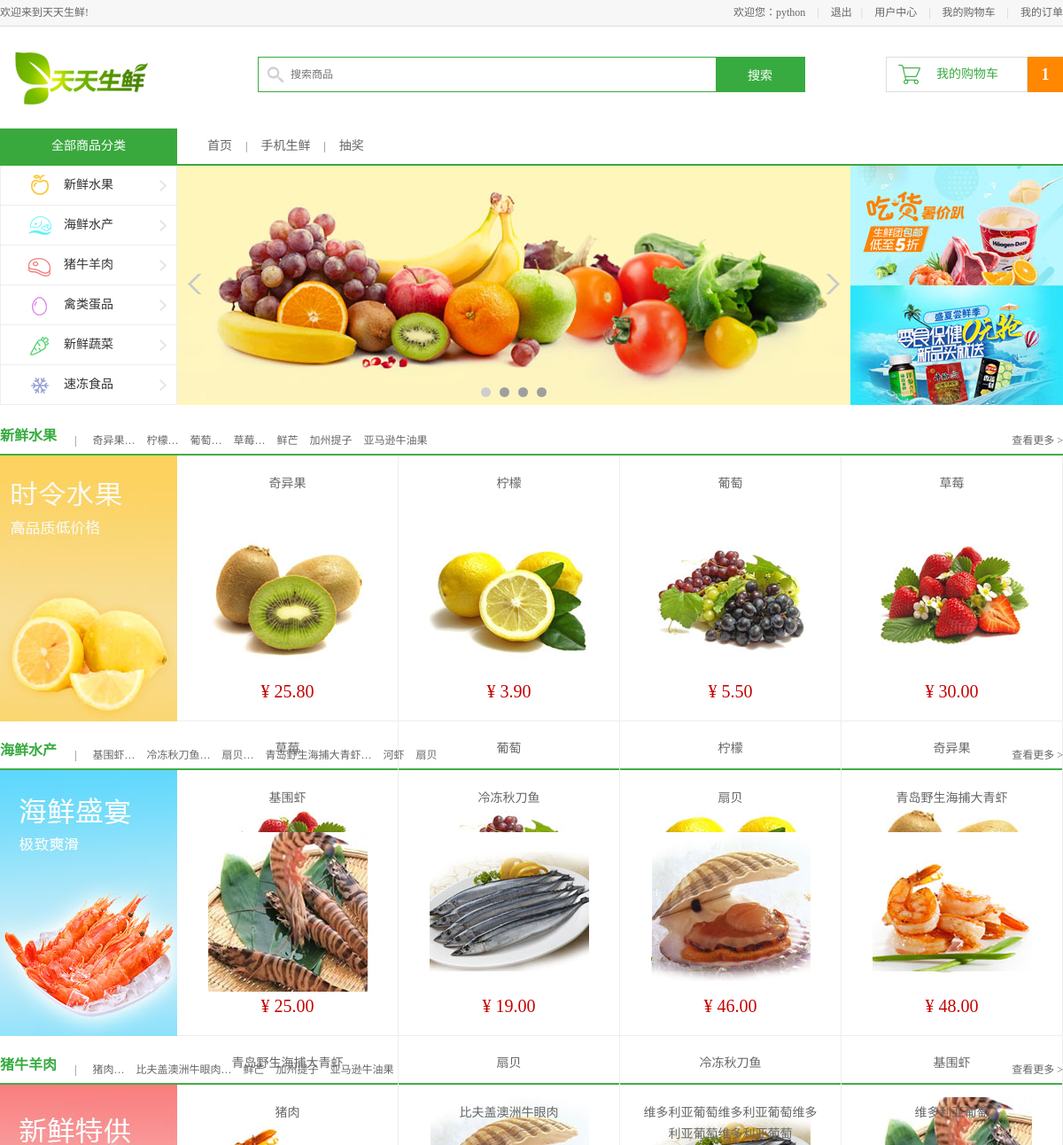
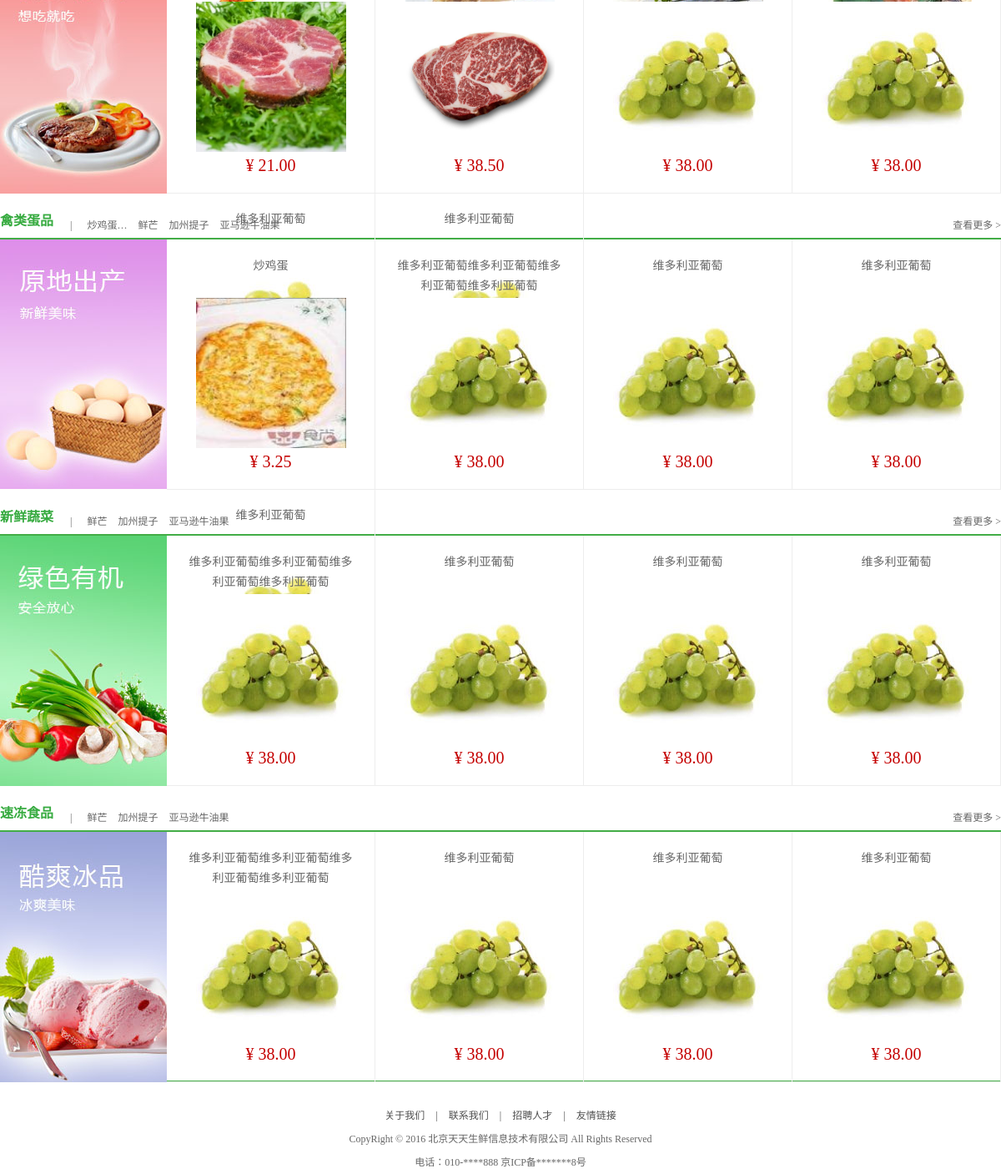
Page /index/ (signed in) on the committed database (2 pictures, top to bottom).
### goods/models.py (models this page shows, shortened)
class GoodInfo(models.Model):
    gtitle = models.CharField(max_length=32)
    gpic = models.ImageField(upload_to='image/goods') # upload_to是什么？
    gprice = models.DecimalField(max_digits=6,decimal_places=2)
    guntil = models.CharField(max_length=10,default='500g')
    isDelete = models.BooleanField(default=0)
    gclick = models.IntegerField(default=0)
    gintroduction = models.CharField(max_length= 250)
    stock = models.IntegerField(default=0)
    gcontent = models.TextField(blank=True)
    gadv = models.BooleanField(default=0)
    gtype = models.ForeignKey('GoodTypeInfo',on_delete=models.CASCADE)

### dailyfresh/views.py (the view)
# urls.py: path('index/',views.index),
def index(request):
    goodtypes = GoodTypeInfo.objects.all()
    typeone = goodtypes[0].goodinfo_set.order_by('-id')[0:4]
    typeone_h = goodtypes[0].goodinfo_set.order_by('-gclick')[0:4]
    typetwo = goodtypes[1].goodinfo_set.order_by('-id')[0:4]
    typetwo_h = goodtypes[1].goodinfo_set.order_by('-gclick')[0:4]
    typethree = goodtypes[2].goodinfo_set.order_by('-id')[0:4]
    typethree_h = goodtypes[2].goodinfo_set.order_by('-gclick')[0:4]
    typefour = goodtypes[3].goodinfo_set.order_by('-id')[0:4]
    typefour_h = goodtypes[3].goodinfo_set.order_by('-gclick')[0:4]
    typefive = goodtypes[3].goodinfo_set.order_by('-id')[0:4]
    typefive_h = goodtypes[3].goodinfo_set.order_by('-gclick')[0:4]
    typesix = goodtypes[3].goodinfo_set.order_by('-id')[0:4]
    typesix_h = goodtypes[3].goodinfo_set.order_by('-gclick')[0:4]
    context = {'title':'首页','locals':locals(),'t1':typeone,'t1h':typeone_h,'t2':typetwo,'t2h':typetwo_h,
               't3':typethree,'t3h':typethree_h,'t4':typefour,'t4h':typefour_h,'th5':typefive,
               'th5h':typefive_h,'th6':typesix_h,
               }
    return render(request, 'goods/index.html', context)

### templates/goods/index.html (shortened to what this page needs)
{% extends 'base_goods.html' %}
{% block main_con %}
    <div class="navbar_con">
		<div class="navbar">
			<h1 class="fl">全部商品分类</h1>
			<ul class="navlist fl">
				<li><a href="">首页</a></li>
				<li class="interval">|</li>
				<li><a href="">手机生鲜</a></li>
				<li class="interval">|</li>
				<li><a href="">抽奖</a></li>
			</ul>
		</div>
	</div>
	<div class="center_con clearfix">
		<ul class="subnav fl">
			<li><a href="#model01" class="fruit">新鲜水果</a></li>
			<li><a href="#model02" class="seafood">海鲜水产</a></li>
			<li><a href="#model03" class="meet">猪牛羊肉</a></li>
			<li><a href="#model04" class="egg">禽类蛋品</a></li>
			<li><a href="#model05" class="vegetables">新鲜蔬菜</a></li>
			<li><a href="#model06" class="ice">速冻食品</a></li>
		</ul>
		<div class="slide fl">
			<ul class="slide_pics">
				<li><img src="/static/images/slide.jpg" alt="幻灯片"></li>
			</ul>
			<div class="prev"></div>
			<div class="next"></div>
			<ul class="points"></ul>
		</div>
		<div class="adv fl">
			<a href="#"><img src="/static/images/adv01.jpg"></a>
			<a href="#"><img src="/static/images/adv02.jpg"></a>
		</div>
	</div>
	<div class="list_model">
		<div class="list_title clearfix">
			<h3 class="fl" id="model01">新鲜水果</h3>
			<div class="subtitle fl">
				<span>|</span>
                {% for g in t1 %}
                    <a href="/good/{{ g.id }}/">{{ g.gtitle|slice:'10' }}…</a>
                {% endfor %}
				<a href="#">鲜芒</a>
				<a href="#">加州提子</a>
				<a href="#">亚马逊牛油果</a>
			</div>
			<a href="#" class="goods_more fr" id="fruit_more">查看更多 ></a>
		</div>
		<div class="goods_con clearfix">
			<div class="goods_banner fl"><img src="/static/images/banner01.jpg"></div>
			<ul class="goods_list fl">
                {% for g in t1 %}
                    <li>
                        <h4><a href="/goods/{{ g.id }}/">{{ g.gtitle }}</a></h4>
                        <a href="#"><img src="/static/{{ g.gpic }}/" alt="{{ g.gtitle }}"></a>
                        <div class="prize">¥ {{ g.gprice }}</div>
                    </li>
                {% endfor %}
				<li>
					<h4><a href="#">草莓</a></h4>
					<a href="#"><img src="/static/images/goods/goods003.jpg"></a>
					<div class="prize">¥ 30.00</div>
				</li>
				<li>
					<h4><a href="#">葡萄</a></h4>
					<a href="#"><img src="/static/images/goods/goods002.jpg"></a>
					<div class="prize">¥ 5.50</div>
				</li>
				<li>
					<h4><a href="#">柠檬</a></h4>
					<a href="#"><img src="/static/images/goods/goods001.jpg"></a>
					<div class="prize">¥ 3.90</div>
				</li>
				<li>
					<h4><a href="#">奇异果</a></h4>
					<a href="#"><img src="/static/images/goods/goods012.jpg"></a>
					<div class="prize">¥ 25.80</div>
				</li>
			</ul>
		</div>
	</div>
	<div class="list_model">
		<div class="list_title clearfix">
			<h3 class="fl" id="model02">海鲜水产</h3>
			<div class="subtitle fl">
				<span>|</span>
                {% for g in t2 %}
                    <a href="/good/{{ g.id }}/">{{ g.gtitle|slice:'10' }}…</a>
                {% endfor %}
				<a href="#">河虾</a>
				<a href="#">扇贝</a>
			</div>
			<a href="#" class="goods_more fr">查看更多 ></a>
		</div>
		<div class="goods_con clearfix">
			<div class="goods_banner fl"><img src="images/banner02.jpg"></div>
			<ul class="goods_list fl">
                {% for g in t2 %}
                    <li>
                        <h4><a href="/goods/{{ g.id }}/">{{ g.gtitle }}</a></h4>
                        <a href="#"><img src="/static/{{ g.gpic }}/" alt="{{ g.gtitle }}"></a>
                        <div class="prize">¥ {{ g.gprice }}</div>
                    </li>
                {% endfor %}
				<li>
					<h4><a href="#">青岛野生海捕大青虾</a></h4>
					<a href="#"><img src="images/goods/goods018.jpg"></a>
					<div class="prize">¥ 48.00</div>
				</li>
				<li>
					<h4><a href="#">扇贝</a></h4>
					<a href="#"><img src="images/goods/goods019.jpg"></a>
					<div class="prize">¥ 46.00</div>
				</li>
				<li>
					<h4><a href="#">冷冻秋刀鱼</a></h4>
					<a href="#"><img src="images/goods/goods020.jpg"></a>
					<div class="prize">¥ 19.00</div>
				</li>
				<li>
					<h4><a href="#">基围虾</a></h4>
					<a href="#"><img src="images/goods/goods021.jpg"></a>
					<div class="prize">¥ 25.00</div>
				</li>
			</ul>
		</div>
	</div>
	<div class="list_model">
		<div class="list_title clearfix">
			<h3 class="fl" id="model03">猪牛羊肉</h3>
			<div class="subtitle fl">
				<span>|</span>
                {% for g in t3 %}
                    <a href="/good/{{ g.id }}/">{{ g.gtitle|slice:'10' }}…</a>
                {% endfor %}
				<a href="#">鲜芒</a>
				<a href="#">加州提子</a>
				<a href="#">亚马逊牛油果</a>
			</div>
			<a href="#" class="goods_more fr">查看更多 ></a>
		</div>
		<div class="goods_con clearfix">
			<div class="goods_banner fl"><img src="images/banner03.jpg"></div>
			<ul class="goods_list fl">
                {% for g in t3 %}
                    <li>
                        <h4><a href="/goods/{{ g.id }}/">{{ g.gtitle }}</a></h4>
                        <a href="#"><img src="/static/{{ g.gpic }}/" alt="{{ g.gtitle }}"></a>
                        <div class="prize">¥ {{ g.gprice }}</div>
                    </li>
                {% endfor %}
				<li>
					<h4><a href="#">维多利亚葡萄维多利亚葡萄维多利亚葡萄维多利亚葡萄</a></h4>
					<a href="#"><img src="images/goods.jpg"></a>
					<div class="prize">¥ 38.00</div>
				</li>
				<li>
					<h4><a href="#">维多利亚葡萄</a></h4>
					<a href="#"><img src="images/goods.jpg"></a>
					<div class="prize">¥ 38.00</div>
				</li>
				<li>
					<h4><a href="#">维多利亚葡萄</a></h4>
					<a href="#"><img src="images/goods.jpg"></a>
					<div class="prize">¥ 38.00</div>
				</li>
				<li>
					<h4><a href="#">维多利亚葡萄</a></h4>
					<a href="#"><img src="images/goods.jpg"></a>
					<div class="prize">¥ 38.00</div>
				</li>
			</ul>
		</div>
	</div>
	<div class="list_model">
		<div class="list_title clearfix">
			<h3 class="fl" id="model04">禽类蛋品</h3>
			<div class="subtitle fl">
				<span>|</span>
                {% for g in t4 %}
                    <a href="/good/{{ g.id }}/">{{ g.gtitle|slice:'10' }}…</a>
                {% endfor %}
				<a href="#">鲜芒</a>
				<a href="#">加州提子</a>
				<a href="#">亚马逊牛油果</a>
			</div>
			<a href="#" class="goods_more fr">查看更多 ></a>
		</div>
		<div class="goods_con clearfix">
			<div class="goods_banner fl"><img src="images/banner04.jpg"></div>
			<ul class="goods_list fl">
                {% for g in t4 %}
                    <li>
                        <h4><a href="/goods/{{ g.id }}/">{{ g.gtitle }}</a></h4>
                        <a href="#"><img src="/static/{{ g.gpic }}/" alt="{{ g.gtitle }}"></a>
                        <div class="prize">¥ {{ g.gprice }}</div>
                    </li>
                {% endfor %}
				<li>
					<h4><a href="#">维多利亚葡萄维多利亚葡萄维多利亚葡萄维多利亚葡萄</a></h4>
					<a href="#"><img src="images/goods.jpg"></a>
					<div class="prize">¥ 38.00</div>
				</li>
				<li>
					<h4><a href="#">维多利亚葡萄</a></h4>
					<a href="#"><img src="images/goods.jpg"></a>
					<div class="prize">¥ 38.00</div>
				</li>
				<li>
					<h4><a href="#">维多利亚葡萄</a></h4>
					<a href="#"><img src="images/goods.jpg"></a>
					<div class="prize">¥ 38.00</div>
				</li>
				<li>
					<h4><a href="#">维多利亚葡萄</a></h4>
					<a href="#"><img src="images/goods.jpg"></a>
					<div class="prize">¥ 38.00</div>
				</li>
			</ul>
		</div>
	</div>
	<div class="list_model">
		<div class="list_title clearfix">
			<h3 class="fl" id="model05">新鲜蔬菜</h3>
			<div class="subtitle fl">
				<span>|</span>
				<a href="#">鲜芒</a>
				<a href="#">加州提子</a>
				<a href="#">亚马逊牛油果</a>
			</div>
			<a href="#" class="goods_more fr">查看更多 ></a>
		</div>
		<div class="goods_con clearfix">
			<div class="goods_banner fl"><img src="images/banner05.jpg"></div>
			<ul class="goods_list fl">
				<li>
					<h4><a href="#">维多利亚葡萄维多利亚葡萄维多利亚葡萄维多利亚葡萄</a></h4>
					<a href="#"><img src="images/goods.jpg"></a>
					<div class="prize">¥ 38.00</div>
				</li>
				<li>
					<h4><a href="#">维多利亚葡萄</a></h4>
					<a href="#"><img src="images/goods.jpg"></a>
					<div class="prize">¥ 38.00</div>
				</li>
				<li>
					<h4><a href="#">维多利亚葡萄</a></h4>
					<a href="#"><img src="images/goods.jpg"></a>
					<div class="prize">¥ 38.00</div>
				</li>
				<li>
					<h4><a href="#">维多利亚葡萄</a></h4>
					<a href="#"><img src="images/goods.jpg"></a>
					<div class="prize">¥ 38.00</div>
				</li>
			</ul>
		</div>
	</div>
	<div class="list_model">
		<div class="list_title clearfix">
			<h3 class="fl" id="model06">速冻食品</h3>
			<div class="subtitle fl">
				<span>|</span>
				<a href="#">鲜芒</a>
				<a href="#">加州提子</a>
				<a href="#">亚马逊牛油果</a>
			</div>
			<a href="#" class="goods_more fr">查看更多 ></a>
		</div>
		<div class="goods_con clearfix">
			<div class="goods_banner fl"><img src="images/banner06.jpg"></div>
			<ul class="goods_list fl">
				<li>
					<h4><a href="#">维多利亚葡萄维多利亚葡萄维多利亚葡萄维多利亚葡萄</a></h4>
					<a href="#"><img src="images/goods.jpg"></a>
					<div class="prize">¥ 38.00</div>
				</li>
				<li>
					<h4><a href="#">维多利亚葡萄</a></h4>
					<a href="#"><img src="images/goods.jpg"></a>
					<div class="prize">¥ 38.00</div>
				</li>
				<li>
					<h4><a href="#">维多利亚葡萄</a></h4>
					<a href="#"><img src="images/goods.jpg"></a>
					<div class="prize">¥ 38.00</div>
				</li>
				<li>
					<h4><a href="#">维多利亚葡萄</a></h4>
					<a href="#"><img src="images/goods.jpg"></a>
					<div class="prize">¥ 38.00</div>
				</li>
			</ul>
		</div>
	</div>
{% endblock main_con %}

### static/css/main.css (style rules this page uses)
body { font-family:'Microsoft Yahei';font-size:12px;color:#666; }
html,body { height:100% }
.navbar_con { height:40px;border-bottom:2px solid #39a93e }
.navbar { width:1200px;margin:0 auto; }
.navbar h1 { width:200px;height:40px;line-height:40px;text-align: center;font-size:14px;color:#fff;background-color:#39a93e; }
.navlist { margin-left:34px; }
.navlist li { height:40px;float:left;line-height:40px; }
.navlist li a { color:#666;font-size:14px }
.navlist .interval { margin:0 15px; }
.center_con { width:1200px;height:270px;margin:0 auto; }
.subnav { width:198px;height:270px;border-left:1px solid #eee;border-right:1px solid #eee; }
.subnav li { height:44px;border-bottom:1px solid #eee;background:url(../images/icons.png) 178px -257px no-repeat #fff; }
.subnav li a { display:block;height:44px;line-height:44px;text-indent:71px;font-size:14px;color:#333 }
.subnav li .fruit { background:url(../images/icons.png) 28px 0px no-repeat; }
.subnav li .seafood { background:url(../images/icons.png) 28px -43px no-repeat; }
.subnav li .meet { background:url(../images/icons.png) 28px -86px no-repeat; }
.subnav li .egg { background:url(../images/icons.png) 28px -132px no-repeat; }
.subnav li .vegetables { background:url(../images/icons.png) 28px -174px no-repeat; }
.subnav li .ice { background:url(../images/icons.png) 28px -220px no-repeat; }
.slide { width:760px;height:270px;position:relative;overflow:hidden; }
.slide .slide_pics { position:relative;left:0;top:0;width:760px;height:270px; }
.slide .slide_pics li { width:760px;height:270px;position:absolute;left:0;top:0 }
.slide .prev,.slide .next { width:17px;height:23px;background:url(../images/icons.png) left -388px no-repeat;position:absolute;left:11px;top:122px;cursor:pointer; }
.slide .next { background-position:left -428px;left:732px; }
.points { width:100%;height:11px;position:absolute;left:0;top:250px;text-align:center; }
.adv { width:240px;height:270px; overflow:hidden; background-color:gold; }
.adv a { display:block;float:left; }
.list_model { width:1200px;height:340px;margin:15px auto 0; }
.list_title { height:40px;border-bottom:2px solid #42ad46 }
.list_title h3 { height:40px;line-height:40px;font-size:16px;color:#37ab40;font-weight:bold; }
.list_title .subtitle { height:20px;line-height:20px;margin-top:15px; }
.list_title .subtitle span { color:#666;margin:0 10px 0 20px; }
.list_title .subtitle a { color:#666;margin:0 5px; }
.goods_more { height:20px;margin-top:15px;color:#666 }
.goods_con { height:300px; }
.goods_banner { width:200px;height:300px; }
.goods_banner img { width:200px;height:300px; }
.goods_list { width:1000px;height:299px;border-bottom:1px solid #ededed }
.goods_list li { height:299px;width:249px;border-right:1px solid #ededed;float:left }
.goods_list li h4 { width:200px;height:50px;margin:20px auto 0;text-align:center; }
.goods_list li h4 a { font-size:14px;color:#666;font-weight:normal;line-height:24px; }
.goods_list li img { display:block;width:180px;height:180px;margin:0 auto; }
.goods_list li .prize { text-align:center;font-size:20px;color:#c40000;margin-top:5px; }

### rows in the picture
GoodInfo: gtitle "奇异果", gpic (picture), gprice "25.80"
GoodInfo: gtitle "柠檬", gpic (picture), gprice "3.90"
GoodInfo: gtitle "葡萄", gpic (picture), gprice "5.50"
GoodInfo: gtitle "草莓", gpic (picture), gprice "30.00"
GoodInfo: gtitle "基围虾", gpic (picture), gprice "25.00"
GoodInfo: gtitle "冷冻秋刀鱼", gpic (picture), gprice "19.00"
GoodInfo: gtitle "扇贝", gpic (picture), gprice "46.00"
GoodInfo: gtitle "青岛野生海捕大青虾", gpic (picture), gprice "48.00"
GoodInfo: gtitle "猪肉", gpic (picture), gprice "21.00"
GoodInfo: gtitle "比夫盖澳洲牛眼肉", gpic (picture), gprice "38.50"
GoodInfo: gtitle "炒鸡蛋", gpic (picture), gprice "3.25"

### other values in the picture
{{ request.session.user_name }} "python"
